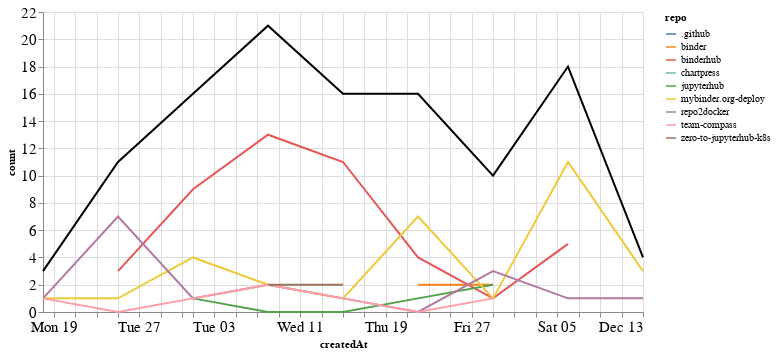

Notebook source saved alongside this figure:
### Markdown cell above
### Comments

### Code cell
comments_time = comments.groupby('repo').resample('W', on='createdAt').count()['author'].reset_index()
comments_time = comments_time.rename(columns={'author': 'count'})
comments_time_total = comments_time.groupby('createdAt').agg({"count": "sum"}).reset_index()
ch1 = alt.Chart(comments_time, width=600).mark_line().encode(
    x='createdAt',
    y='count',
    color='repo',
    tooltip="repo"
)

ch2 = alt.Chart(comments_time_total, width=600).mark_line(color="black").encode(
    x='createdAt',
    y='count',
)

ch1 + ch2

### Figure 1 — Vega-Lite specification as saved in the notebook (floating-point values rounded to 4 significant figures)
{"config": {"axisLeft": {"labelFontSize": 15}, "axisBottom": {"labelFontSize": 15}}, "layer": [{"data": {"name": "data-dab8b726f69e5b85c52b579bf41593c2"}, "mark": "line", "encoding": {"color": {"type": "nominal", "field": "repo"}, "tooltip": {"type": "nominal", "field": "repo"}, "x": {"type": "temporal", "field": "createdAt"}, "y": {"type": "quantitative", "field": "count"}}, "width": 600}, {"data": {"name": "data-d23b58927c4d413e44f0d635137a0422"}, "mark": {"type": "line", "color": "black"}, "encoding": {"x": {"type": "temporal", "field": "createdAt"}, "y": {"type": "quantitative", "field": "count"}}, "width": 600}], "$schema": "https://vega.github.io/schema/vega-lite/v4.8.1.json", "datasets": {"data-dab8b726f69e5b85c52b579bf41593c2": [{"repo": ".github", "createdAt": "2020-12-06T00:00:00", "count": 1}, {"repo": "binder", "createdAt": "2020-11-22T00:00:00", "count": 2}, {"repo": "binder", "createdAt": "2020-11-29T00:00:00", "count": 2}, {"repo": "binderhub", "createdAt": "2020-10-25T00:00:00", "count": 3}, {"repo": "binderhub", "createdAt": "2020-11-01T00:00:00", "count": 9}, {"repo": "binderhub", "createdAt": "2020-11-08T00:00:00", "count": 13}, {"repo": "binderhub", "createdAt": "2020-11-15T00:00:00", "count": 11}, {"repo": "binderhub", "createdAt": "2020-11-22T00:00:00", "count": 4}, {"repo": "binderhub", "createdAt": "2020-11-29T00:00:00", "count": 1}, {"repo": "binderhub", "createdAt": "2020-12-06T00:00:00", "count": 5}, {"repo": "chartpress", "createdAt": "2020-11-22T00:00:00", "count": 2}, {"repo": "jupyterhub", "createdAt": "2020-11-01T00:00:00", "count": 1}, {"repo": "jupyterhub", "createdAt": "2020-11-08T00:00:00", "count": 0}, {"repo": "jupyterhub", "createdAt": "2020-11-15T00:00:00", "count": 0}, {"repo": "jupyterhub", "createdAt": "2020-11-22T00:00:00", "count": 1}, {"repo": "jupyterhub", "createdAt": "2020-11-29T00:00:00", "count": 2}, {"repo": "mybinder.org-deploy", "createdAt": "2020-10-18T00:00:00", "count": 1}, {"repo": "mybinder.org-deploy", "createdAt": "2020-10-25T00:00:00", "count": 1}, {"repo": "mybinder.org-deploy", "createdAt": "2020-11-01T00:00:00", "count": 4}, {"repo": "mybinder.org-deploy", "createdAt": "2020-11-08T00:00:00", "count": 2}, {"repo": "mybinder.org-deploy", "createdAt": "2020-11-15T00:00:00", "count": 1}, {"repo": "mybinder.org-deploy", "createdAt": "2020-11-22T00:00:00", "count": 7}, {"repo": "mybinder.org-deploy", "createdAt": "2020-11-29T00:00:00", "count": 1}, {"repo": "mybinder.org-deploy", "createdAt": "2020-12-06T00:00:00", "count": 11}, {"repo": "mybinder.org-deploy", "createdAt": "2020-12-13T00:00:00", "count": 3}, {"repo": "repo2docker", "createdAt": "2020-10-18T00:00:00", "count": 1}, {"repo": "repo2docker", "createdAt": "2020-10-25T00:00:00", "count": 7}, {"repo": "repo2docker", "createdAt": "2020-11-01T00:00:00", "count": 1}, {"repo": "repo2docker", "createdAt": "2020-11-08T00:00:00", "count": 2}, {"repo": "repo2docker", "createdAt": "2020-11-15T00:00:00", "count": 1}, {"repo": "repo2docker", "createdAt": "2020-11-22T00:00:00", "count": 0}, {"repo": "repo2docker", "createdAt": "2020-11-29T00:00:00", "count": 3}, {"repo": "repo2docker", "createdAt": "2020-12-06T00:00:00", "count": 1}, {"repo": "repo2docker", "createdAt": "2020-12-13T00:00:00", "count": 1}, {"repo": "team-compass", "createdAt": "2020-10-18T00:00:00", "count": 1}, {"repo": "team-compass", "createdAt": "2020-10-25T00:00:00", "count": 0}, {"repo": "team-compass", "createdAt": "2020-11-01T00:00:00", "count": 1}, {"repo": "team-compass", "createdAt": "2020-11-08T00:00:00", "count": 2}, {"repo": "team-compass", "createdAt": "2020-11-15T00:00:00", "count": 1}, {"repo": "team-compass", "createdAt": "2020-11-22T00:00:00", "count": 0}, {"repo": "team-compass", "createdAt": "2020-11-29T00:00:00", "count": 1}, {"repo": "zero-to-jupyterhub-k8s", "createdAt": "2020-11-08T00:00:00", "count": 2}, {"repo": "zero-to-jupyterhub-k8s", "createdAt": "2020-11-15T00:00:00", "count": 2}], "data-d23b58927c4d413e44f0d635137a0422": [{"createdAt": "2020-10-18T00:00:00", "count": 3}, {"createdAt": "2020-10-25T00:00:00", "count": 11}, {"createdAt": "2020-11-01T00:00:00", "count": 16}, {"createdAt": "2020-11-08T00:00:00", "count": 21}, {"createdAt": "2020-11-15T00:00:00", "count": 16}, {"createdAt": "2020-11-22T00:00:00", "count": 16}, {"createdAt": "2020-11-29T00:00:00", "count": 10}, {"createdAt": "2020-12-06T00:00:00", "count": 18}, {"createdAt": "2020-12-13T00:00:00", "count": 4}]}}
